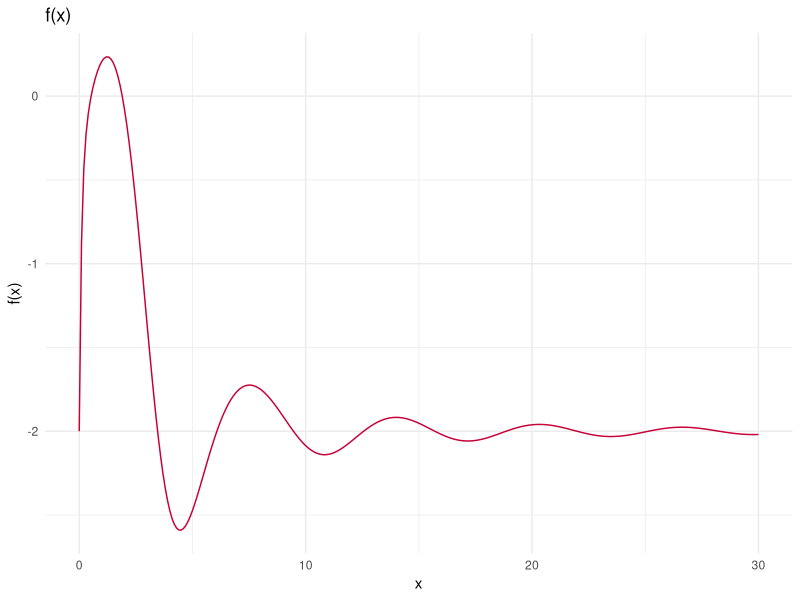
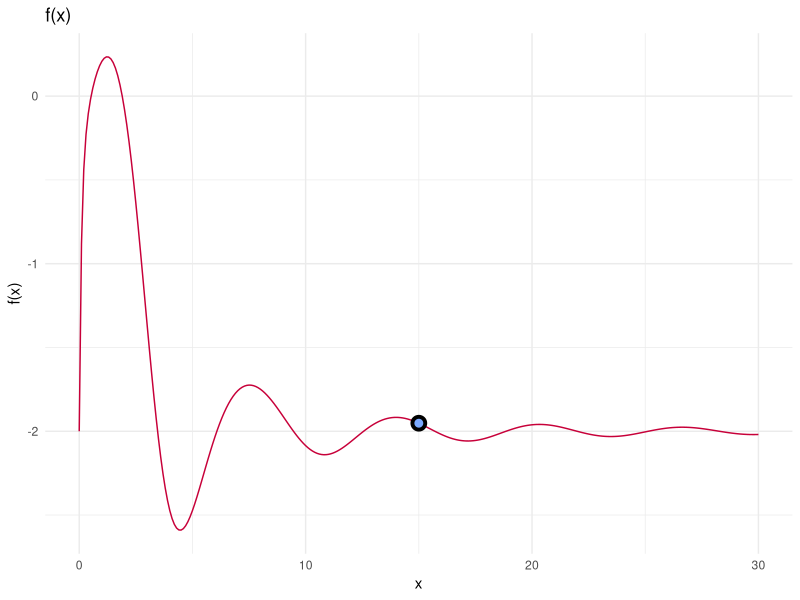
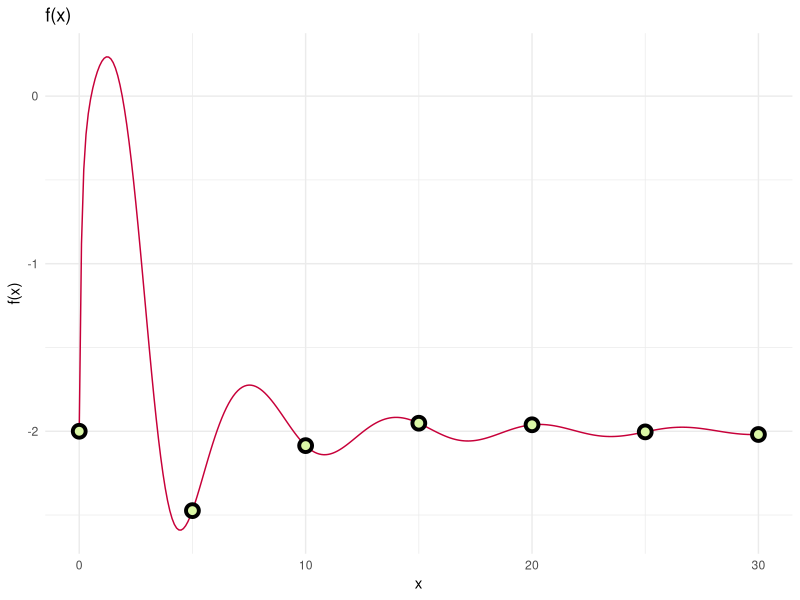
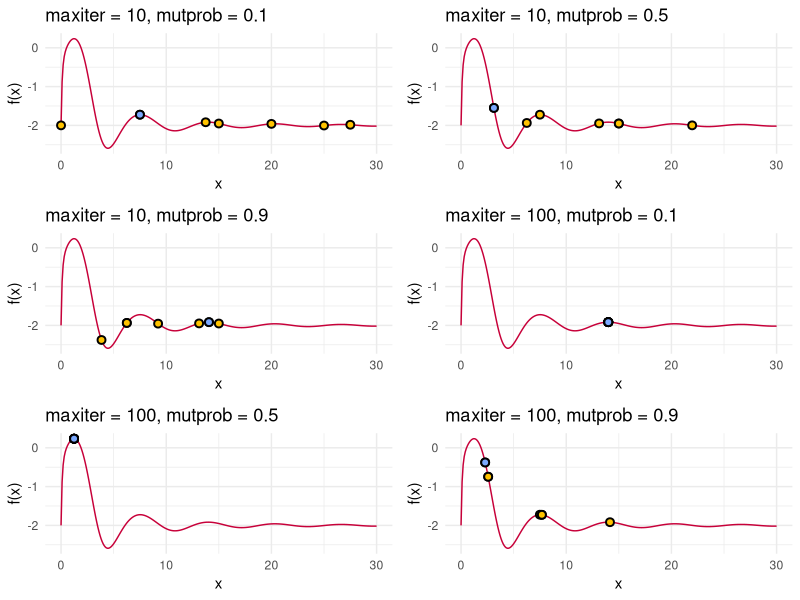
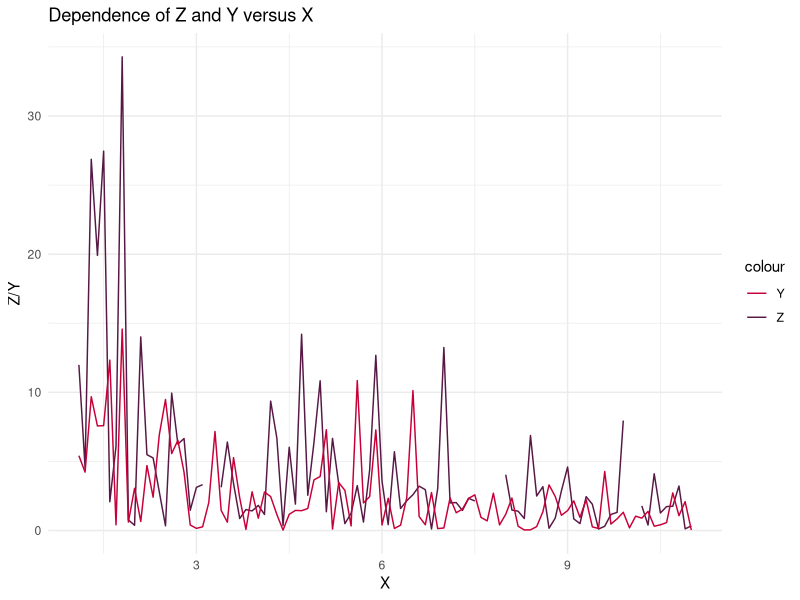
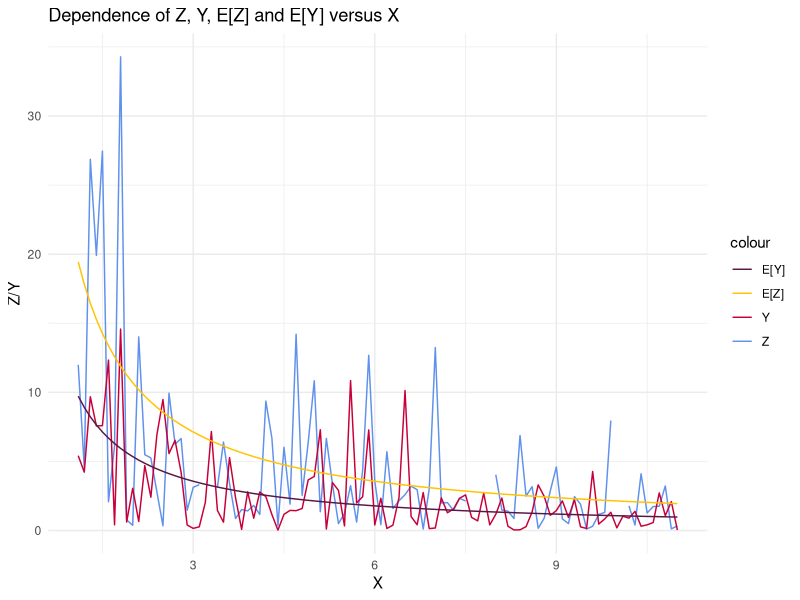

These figures' R source, in order:
## ---- chunk 1
knitr::opts_chunk$set(echo = TRUE, cache = FALSE, include = TRUE, eval = TRUE)
library(ggplot2)
library(knitr)
library(gridExtra)
## ---- chunk 2

f = function(x) {
  left = x^2/exp(x)
  exponent = (-9*sin(x))/(x^2+x+1)
  right = 2*exp(exponent)
  return(left-right)
}

## ---- chunk 3

crossover = function(x, y) return((x+y)/2)

## ---- chunk 4

mutate = function(x) return((x^2)%%30)

## ---- chunk 5

sequence = seq(from = 0, to = 30, by = 0.1)
f.sequence = f(sequence)
df = data.frame(sequence, f.sequence)

ggplot(df) +
  geom_line(aes(x = sequence, y = f.sequence), color = "#C70039") +
  labs(title = "f(x)", y = "f(x)", x = "x") +
  theme_minimal()

## ---- chunk 6

print(sequence[which.max(f.sequence)])

## ---- chunk 7

print(max(f.sequence))

## ---- chunk 8

X = seq(from = 0, to = 30, by = 5)

## ---- chunk 9

Values = f(X)

## ---- chunk 10

genetic = function(X, Values, maxiter = 100, mutprob = 0.05) {

  best_individual = NaN
  
  for (i in 1:maxiter) {
    
    # 1)
    parents = sample(1:length(X), size = 2)
    
    # 2) I don't know why we should order here!?
    victim = which.min(Values)
    
    # 3)
    child = crossover(X[parents][1], X[parents][2])
    if (mutprob > runif(n = 1, min = 0, max = 1)) {
      child= (mutate(child))
    }
    
    # 4)
    X[victim] = child
    Values[victim] = f(child)
    
    # 5)
    best_index = which.max(Values)
    best_individual = list(cx = X[best_index], cy = Values[best_index])
  }
  return(list(best = best_individual, population = X))
}

best_individual = genetic(X, Values, 100, 0.05)$best

## ---- chunk 11

df = data.frame(sequence, f.sequence)
best_individual = as.data.frame(best_individual)

ggplot(df) +
  geom_line(aes(x = sequence, y = f.sequence), color = "#C70039") +
  geom_point(aes(x = cx, y = cy ), data = best_individual, color = "black",
            fill = "#7BA9FF", shape = 21, size = 3, stroke = 2) +
  labs(title = "f(x)", y = "f(x)", x = "x") +
  theme_minimal()

## ---- chunk 12

df = data.frame(sequence, f.sequence)
initial.population = data.frame(X, Values)

ggplot(df) +
  geom_line(aes(x = sequence, y = f.sequence), color = "#C70039") +
  geom_point(aes(x = X, y = Values ), data = initial.population, color = "black",
            fill = "#DAF7A6", shape = 21, size = 3, stroke = 2) +
  labs(title = "f(x)", y = "f(x)", x = "x") +
  theme_minimal()

## ---- chunk 13

set.seed(12345)

genetic1 = genetic(X, Values, 10, 0.1)
genetic2 = genetic(X, Values, 10, 0.5)
genetic3 = genetic(X, Values, 10, 0.9)
genetic4 = genetic(X, Values, 100, 0.1)
genetic5 = genetic(X, Values, 100, 0.5)
genetic6 = genetic(X, Values, 100, 0.9)

population1 = data.frame(genetic1$population, f(genetic1$population))
best1 = as.data.frame(genetic1$best)

population2 = data.frame(genetic2$population, f(genetic2$population))
best2 = as.data.frame(genetic2$best)

population3 = data.frame(genetic3$population, f(genetic3$population))
best3 = as.data.frame(genetic3$best)

population4 = data.frame(genetic4$population, f(genetic4$population))
best4 = as.data.frame(genetic4$best)

population5 = data.frame(genetic5$population, f(genetic5$population))
best5 = as.data.frame(genetic5$best)

population6 = data.frame(genetic6$population, f(genetic6$population))
best6 = as.data.frame(genetic6$best)

p1 = ggplot(df) +
  geom_line(aes(x = sequence, y = f.sequence), color = "#C70039") +
  geom_point(aes(x = genetic1.population, y = f.genetic1.population.),
             data = population1, color = "black",
            fill = "#FFC300", shape = 21, size = 2, stroke = 1) +
  geom_point(aes(x = cx, y = cy), data = best1, color = "black",
            fill = "#7BA9FF", shape = 21, size = 2, stroke = 1) +
  labs(title = "maxiter = 10, mutprob = 0.1", y = "f(x)", x = "x") +
  theme_minimal()

p2 = ggplot(df) +
  geom_line(aes(x = sequence, y = f.sequence), color = "#C70039") +
  geom_point(aes(x = genetic2.population, y = f.genetic2.population.),
             data = population2, color = "black",
            fill = "#FFC300", shape = 21, size = 2, stroke = 1) +
  geom_point(aes(x = cx, y = cy), data = best2, color = "black",
            fill = "#7BA9FF", shape = 21, size = 2, stroke = 1) +
  labs(title = "maxiter = 10, mutprob = 0.5", y = "f(x)", x = "x") +
  theme_minimal()

p3 = ggplot(df) +
  geom_line(aes(x = sequence, y = f.sequence), color = "#C70039") +
  geom_point(aes(x = genetic3.population, y = f.genetic3.population.),
             data = population3, color = "black",
            fill = "#FFC300", shape = 21, size = 2, stroke = 1) +
  geom_point(aes(x = cx, y = cy), data = best3, color = "black",
            fill = "#7BA9FF", shape = 21, size = 2, stroke = 1) +
  labs(title = "maxiter = 10, mutprob = 0.9", y = "f(x)", x = "x") +
  theme_minimal()

p4 = ggplot(df) +
  geom_line(aes(x = sequence, y = f.sequence), color = "#C70039") +
  geom_point(aes(x = genetic4.population, y = f.genetic4.population.),
             data = population4, color = "black",
            fill = "#FFC300", shape = 21, size = 2, stroke = 1) +
  geom_point(aes(x = cx, y = cy), data = best4, color = "black",
            fill = "#7BA9FF", shape = 21, size = 2, stroke = 1) +
  labs(title = "maxiter = 100, mutprob = 0.1", y = "f(x)", x = "x") +
  theme_minimal()

p5 = ggplot(df) +
  geom_line(aes(x = sequence, y = f.sequence), color = "#C70039") +
  geom_point(aes(x = genetic5.population, y = f.genetic5.population.),
             data = population5, color = "black",
            fill = "#FFC300", shape = 21, size = 2, stroke = 1) +
  geom_point(aes(x = cx, y = cy), data = best5, color = "black",
            fill = "#7BA9FF", shape = 21, size = 2, stroke = 1) +
  labs(title = "maxiter = 100, mutprob = 0.5", y = "f(x)", x = "x") +
  theme_minimal()

p6 = ggplot(df) +
  geom_line(aes(x = sequence, y = f.sequence), color = "#C70039") +
  geom_point(aes(x = genetic6.population, y = f.genetic6.population.),
             data = population6, color = "black",
            fill = "#FFC300", shape = 21, size = 2, stroke = 1) +
  geom_point(aes(x = cx, y = cy), data = best6, color = "black",
            fill = "#7BA9FF", shape = 21, size = 2, stroke = 1) +
  labs(title = "maxiter = 100, mutprob = 0.9", y = "f(x)", x = "x") +
  theme_minimal()

grid.arrange(p1, p2, p3, p4, p5, p6, nrow = 3)

## ---- chunk 14

data = read.csv("physical1.csv", sep = ",", dec = ".")
head(data)

## ---- chunk 15

ggplot(data) +
  geom_line(aes(x = X, y = Z, color = "Z")) +
  geom_line(aes(x = X, y = Y, color = "Y")) +
  labs(title = "Dependence of Z and Y versus X", y = "Z/Y", x = "X") +
  scale_color_manual(values = c("#C70039", "#581845")) +
  theme_minimal()

## ---- chunk 16

# To keep it simple we will not pass the data to the function.
lambda_estimate_em = function (input_iterations = 100, input_threshold = 0.0001) {
  
  iterations_max = input_iterations
  iterations = 0
  threshold = input_threshold
  
  n = nrow(data)
  lambdas = c()
  lambda = NaN
  lambda_k = 100
  
  Z = data$Z[!is.na(data$Z)]
  A = data$Z[is.na(data$Z)]
  
  Z_index =  which(!is.na(data$Z))
  A_index =  which(is.na(data$Z))
  
  X = data$X[Z_index]
  X_A = data$X[A_index]
  
  beta = length(Z)

  for (i in 1:iterations_max) {
    iterations = iterations + 1
    
    # E/M-Step
    lambda = lambda_k
    lambda_k = (sum(data$X * data$Y) + 0.5 * sum(X * Z) +
                  ((n - beta) * lambda_k)) / (2 * n)
    lambdas = c(lambdas, lambda_k)
    
    if (abs(lambda_k - lambda) < threshold ) break
  }
  
  return(list(lambdas, iterations))
}

em_result = lambda_estimate_em()
lambda_result = em_result[[1]][em_result[[2]]]

print(em_result)

## ---- chunk 17

data$Y_E = (lambda_result)/data$X
data$Z_E = (2*lambda_result)/data$X

ggplot(data) +
  geom_line(aes(x = X, y = Z, color = "Z")) +
  geom_line(aes(x = X, y = Y, color = "Y")) +
    geom_line(aes(x = X, y = Z_E, color = "E[Z]")) +
  geom_line(aes(x = X, y = Y_E, color = "E[Y]")) +
  labs(title = "Dependence of Z, Y, E[Z] and E[Y] versus X", y = "Z/Y", x = "X") +
  scale_color_manual(values = c("#581845", "#FFC300", "#C70039", "#6091ec")) +
  theme_minimal()
